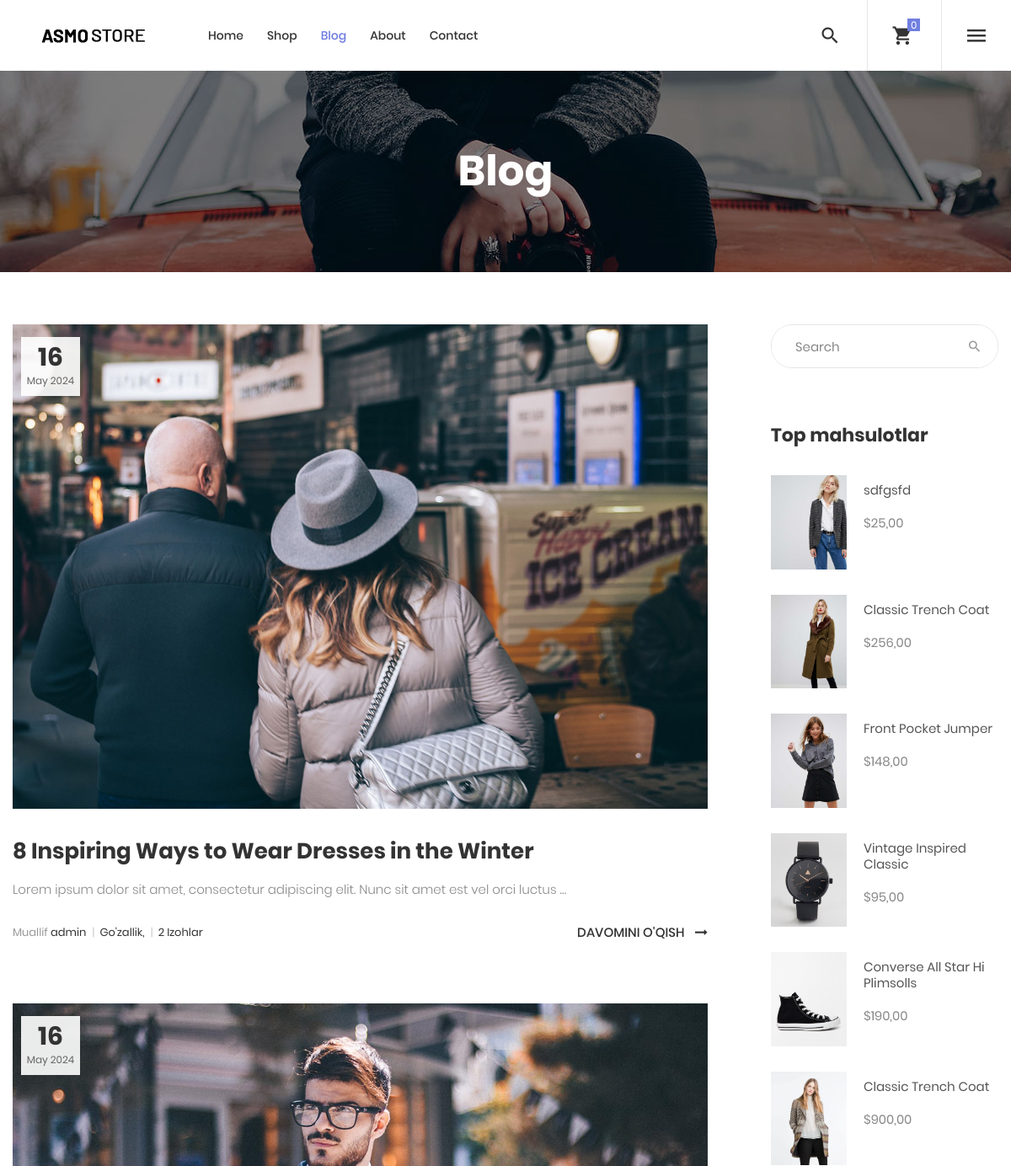
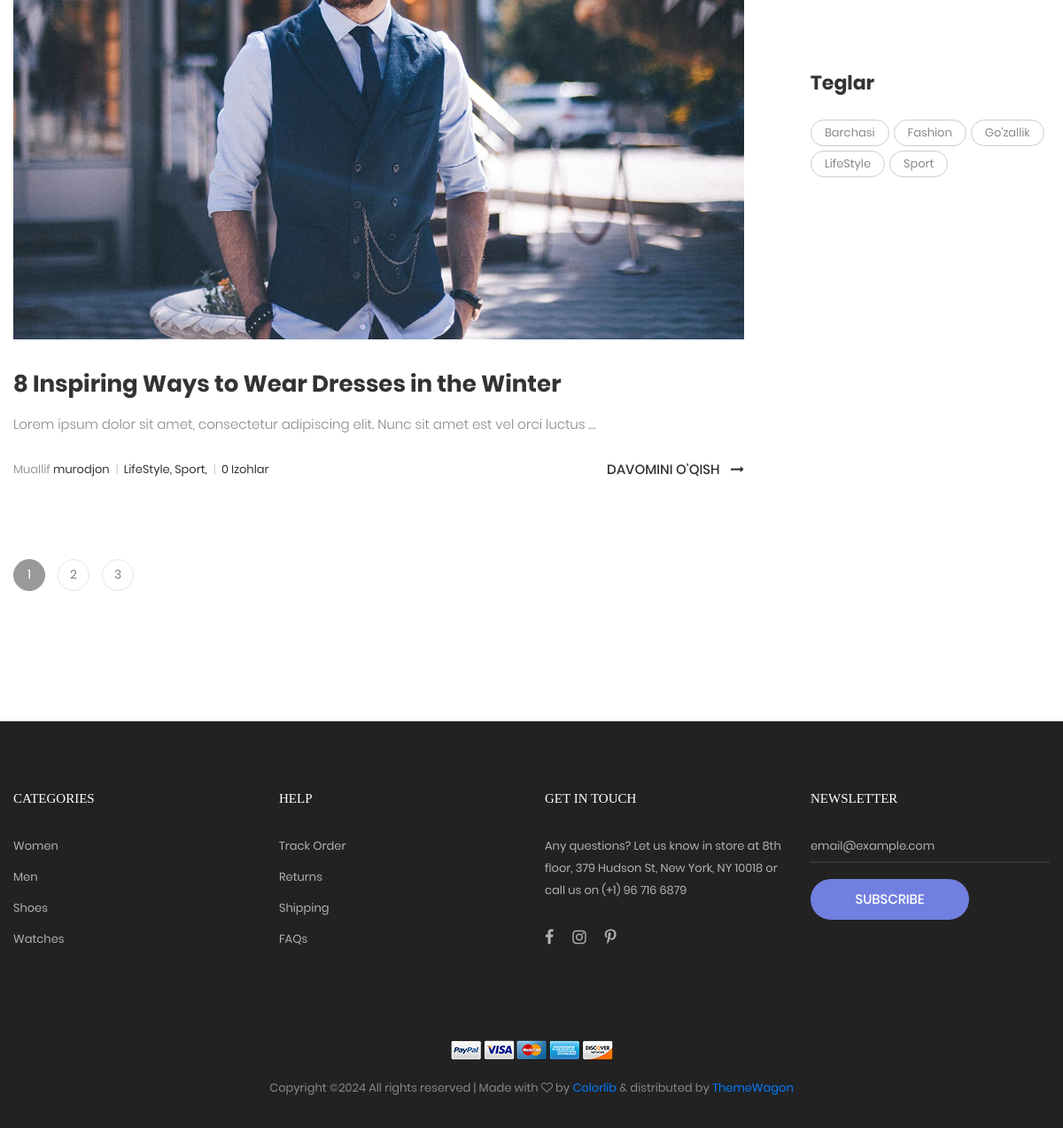
The app's page /blogs/ with its own data (2 pictures, top to bottom).
### asmo/models.py (models this page shows, shortened)
class BlogPost(models.Model):
    author = models.ForeignKey(User, on_delete=models.CASCADE, verbose_name='Maqola muallifi')
    title = models.CharField(max_length=255, verbose_name='Maqola nomi')
    content = models.TextField(verbose_name='Maqola matni')
    date = models.DateTimeField(auto_now_add=True, verbose_name='Vaqti')
    image = models.ImageField(upload_to='blog/', verbose_name='Maqola rasmi')
    tag = models.ManyToManyField(BlogTags, verbose_name='Tag')
    slug = models.SlugField()
    class Meta:
        verbose_name = 'Maqola '
        verbose_name_plural = 'Maqolalar '

class BlogTags(models.Model):
    tag = models.CharField(max_length=50, verbose_name='Tag')
    slug = models.SlugField()
    class Meta:
        verbose_name = 'Tag '
        verbose_name_plural = 'Teglar '

class Product(models.Model):
    name = models.CharField(max_length=100, verbose_name='Mahsulot nomi')
    description = models.TextField(verbose_name='Mahsulot tasnifi')
    price = models.DecimalField(max_digits=10, decimal_places=2, verbose_name='Mahsulot narxi')
    category = models.ForeignKey(Category, on_delete=models.CASCADE, verbose_name='Mahsulot kategoriyasi')
    image = models.ImageField(upload_to='products/', verbose_name='Mahsulot rasmi')
    image1 = models.ImageField(upload_to='products/', verbose_name='Mahsulot rasmi')
    image2 = models.ImageField(upload_to='products/', verbose_name='Mahsulot rasmi')
    brand = models.ForeignKey(Brand, on_delete=models.CASCADE, verbose_name='Mahsulot brendi')
    size = models.ManyToManyField(Size, verbose_name='Mahsulot o\'lchami', blank=True)
    color = models.ManyToManyField(Color, verbose_name='Mahsulot rangi')
    weight = models.FloatField(null=True, blank=True, verbose_name='Mahsulot og\'irligi', validators=[MinValueValidator(0.0)])
    materials = models.CharField(max_length=100, verbose_name='Mahsulot materiali')
    sort = models.ForeignKey(Sort, on_delete=models.CASCADE, verbose_name='Mahsulot turi', null=True, blank=True)
    quantity = models.IntegerField(default=0, verbose_name='Mahsulot soni')
    slug = models.SlugField()
    class Meta:
        verbose_name = 'Mahsulot '
        verbose_name_plural = 'Mahsulotlar'

### asmo/views.py (the view, shortened to what this page needs)
# urls.py: path('blogs/', views.blog, name='blogs'),
def blog(request):
    all_blogs = BlogPost.objects.all()
    paginator = Paginator(all_blogs, 2)
    page = request.GET.get('page')
    blogs = paginator.get_page(page)
    context = {
        'blogs': blogs,
        'blog_tags': BlogTags.objects.all(),
        'products_quantity': Product.objects.filter(Q(quantity__lte=10) & ~Q(image='')),
        'tags': BlogPost.objects.all(),
        'title': "Blog"
    }
    return render(request, 'asmo/blog.html', context)

### asmo/templates/asmo/blog.html (shortened to what this page needs)
{% extends 'base.html' %}
{% load static %}
{% block main %}
<section class="bg-img1 txt-center p-lr-15 p-tb-92" style="background-image: url('{% static 'images/bg-02.jpg' %}');">
    <h2 class="ltext-105 cl0 txt-center">
        {{ title }}
    </h2>
</section>
<section class="bg0 p-t-62 p-b-60">
    <div class="container">
        <div class="row">
            <div class="col-md-8 col-lg-9 p-b-80">
                <div class="p-r-45 p-r-0-lg">
                    {% if blogs %}
                    {% for blog in blogs %}
                    <div class="p-b-63">
                        <a href="{% url 'blog_detail' blog.slug %}" class="hov-img0 how-pos5-parent">
                            <img src="{{ blog.image.url }}" alt="IMG-BLOG">
                            <div class="flex-col-c-m size-123 bg9 how-pos5">
									<span class="ltext-107 cl2 txt-center">
										{{ blog.date|date:"d" }}
									</span>
                                <span class="stext-109 cl3 txt-center">
										{{ blog.date|date:"F Y" }}
									</span>
                            </div>
                        </a>
                        <div class="p-t-32">
                            <h4 class="p-b-15">
                                <a href="{% url 'blog_detail' blog.slug %}" class="ltext-108 cl2 hov-cl1 trans-04">
                                    {{ blog.title }}
                                </a>
                            </h4>
                            <p class="stext-117 cl6">
                                {{ blog.content|truncatewords_html:15}}
                            </p>
                            <div class="flex-w flex-sb-m p-t-18">
									<span class="flex-w flex-m stext-111 cl2 p-r-30 m-tb-10">
										<span>
											<span class="cl4">Muallif</span> {{ blog.author }}
											<span class="cl12 m-l-4 m-r-6">|</span>
										</span>
										<span>
                                            {% for tag in blog.tag.all %}
											 {{ tag.tag }},
                                            {% endfor %}
											<span class="cl12 m-l-4 m-r-6">|</span>
										</span>
										<span>
											{{ blog.blogreview_set.count }} Izohlar
										</span>
									</span>
                                <a href="{% url 'blog_detail' blog.slug %}" class="stext-101 cl2 hov-cl1 trans-04 m-tb-10">
                                    Davomini o'qish
                                    <i class="fa fa-long-arrow-right m-l-9"></i>
                                </a>
                            </div>
                        </div>
                    </div>
                    {% endfor %}
                    {% endif %}
                    <div class="flex-l-m flex-w w-full p-t-10 m-lr--7">
                        {% for num in blogs.paginator.page_range %}
                        {% if blogs.number == num %}
                        <span class="flex-c-m how-pagination1 trans-04 m-all-7 active-pagination1">{{ num }}</span>
                        {% else %}
                        <a href="?page={{ num }}" class="flex-c-m how-pagination1 trans-04 m-all-7">
                            {{ num }}
                        </a>
                        {% endif %}
                        {% endfor %}
                    </div>
                </div>
            </div>
            <div class="col-md-4 col-lg-3 p-b-80">
                <div class="side-menu">
                    <div class="bor17 of-hidden pos-relative">
                        <input class="stext-103 cl2 plh4 size-116 p-l-28 p-r-55" type="text" name="search"
                               placeholder="Search">
                        <button class="flex-c-m size-122 ab-t-r fs-18 cl4 hov-cl1 trans-04">
                            <i class="zmdi zmdi-search"></i>
                        </button>
                    </div>
                    <div class="p-t-65">
                        <h4 class="mtext-112 cl2 p-b-33">
                            Top mahsulotlar
                        </h4>
                        <ul>
                            {% for product in products_quantity %}
                            <li class="flex-w flex-t p-b-30">
                                <a href="#" class="wrao-pic-w size-214 hov-ovelay1 m-r-20">
                                    <img style="max-width: 90px" src="{{ product.image.url }}" alt="MAHSULOT">
                                </a>
                                <div class="size-215 flex-col-t p-t-8">
                                    <a href="#" class="stext-116 cl8 hov-cl1 trans-04">
                                        {{ product.name }}
                                    </a>
                                    <span class="stext-116 cl6 p-t-20">
                        ${{ product.price }}
                    </span>
                                </div>
                            </li>
                            {% endfor %}
                        </ul>
                    </div>
                    <div class="p-t-50">
                        <h4 class="mtext-112 cl2 p-b-27">
                            Teglar
                        </h4>
                        <div class="flex-w m-r--5">
                            <a href="{% url 'blogs' %}"
                               class="flex-c-m stext-107 cl6 size-301 bor7 p-lr-15 hov-tag1 trans-04 m-r-5 m-b-5">
                                Barchasi
                            </a>
                            {% for tag in blog_tags %}
                            <a href="{% url 'blogs_tag' tag.slug %}"
                               class="flex-c-m stext-107 cl6 size-301 bor7 p-lr-15 hov-tag1 trans-04 m-r-5 m-b-5">
                                {{ tag.tag }}
                            </a>
                            {% endfor %}
                        </div>
                    </div>
                </div>
            </div>
        </div>
    </div>
</section>
{% endblock main %}

### static/css/main.css (style rules this page uses)
.container { max-width: 1380px; }
@media (max-width: 1600px) { .container { max-width: 1200px; } }
.cl0 { color: #fff; }
.cl2 { color: #333; }
.cl3 { color: #666; }
.cl4 { color: #999; }
.cl6 { color: #888; }
.cl8 { color: #555; }
.cl12 { color: #ccc; }
.stext-101 { font-family: Poppins-Medium; font-size: 15px; line-height: 1.466667; text-transform: uppercase; }
.stext-103 { font-family: Poppins-Regular; font-size: 15px; line-height: 1.466667; }
.stext-107 { font-family: Poppins-Regular; font-size: 13px; line-height: 1.923; }
.stext-109 { font-family: Poppins-Regular; font-size: 12px; line-height: 1.833333; }
.stext-111 { font-family: Poppins-Regular; font-size: 13px; line-height: 1.6923; }
.stext-116 { font-family: Poppins-Regular; font-size: 15px; line-height: 1.266667; }
.stext-117 { font-family: Poppins-Light; font-size: 15px; line-height: 1.666667; }
.mtext-112 { font-family: Poppins-Bold; font-size: 22px; line-height: 1.333333; }
.ltext-105 { font-family: Poppins-Bold; font-size: 50px; line-height: 1.1; }
.ltext-107 { font-family: Poppins-Bold; font-size: 30px; line-height: 1.1; }
.ltext-108 { font-family: Poppins-Bold; font-size: 26px; line-height: 1.3846; }
.size-116 { width: 100%; height: 50px; }
.size-122 { width: 55px; height: 100%; }
.size-123 { width: 70px; min-height: 70px; }
.size-214 { width: 90px; }
.size-215 { width: calc(100% - 110px); }
.size-301 { min-height: 30px; }
.bg0 { background-color: #fff; }
.bg9 { background-color: rgba(255,255,255,0.9); }
.bg-img1 { background-size: cover; background-position: center center; background-repeat: no-repeat; }
.bor7 { border: 1px solid #ccc; border-radius: 15px; }
.bor17 { border: 1px solid #e6e6e6; border-radius: 25px; }
.how-pagination1 { font-family: Poppins-Regular; font-size: 14px; color: #808080; width: 36px; height: 36px; border-radius: 50%; border: 1px solid #e6e6e6; }
.active-pagination1 { background-color: #999; border-color: #999; color: #fff; }
.how-pos5-parent { position: relative; }
.how-pos5 { position: absolute; top: 15px; left: 10px; }
.hov-img0 { display: block; overflow: hidden; }
.hov-img0 img { width: 100%; -webkit-transition: transform 0.9s ease; -o-transition: transform 0.9s ease; -moz-transition: transform 0.9s ease; transition: transform 0.9s ease; }
.hov-ovelay1 { position: relative; }
.hov-ovelay1::after { content: ""; display: block; position: absolute; width: 100%; height: 100%; top: 0; left: 0; background: rgba(103,117,214,0.8); opacity: 0; transition: all 0.3s; -webkit-transition: all 0.3s; -o-transition: all 0.3s; -moz-transition: all 0.3s; }

### records on screen
BlogPost: image (picture), date "16", date "May 2024", title "8 Inspiring Ways to Wear Dresses in the Winter", content "Lorem ipsum dolor sit amet, consectetur adipiscing elit. Nunc sit amet est vel orci luctus …", author "admin", blogreview_set.count "2"
BlogTags: tag "Go'zallik"
BlogPost: image (picture), date "16", date "May 2024", title "8 Inspiring Ways to Wear Dresses in the Winter", content "Lorem ipsum dolor sit amet, consectetur adipiscing elit. Nunc sit amet est vel orci luctus …", author "murodjon", blogreview_set.count "0"
BlogTags: tag "LifeStyle"
BlogTags: tag "Sport"
Product: image (picture), name "sdfgsfd", price "25,00"
Product: image (picture), name "Classic Trench Coat", price "256,00"
Product: image (picture), name "Front Pocket Jumper", price "148,00"
Product: image (picture), name "Vintage Inspired Classic", price "95,00"
Product: image (picture), name "Converse All Star Hi Plimsolls", price "190,00"
Product: image (picture), name "Classic Trench Coat", price "900,00"
BlogTags: tag "Fashion"

### other values on screen
{{ title }} "Blog"
{{ num }} "1"
{{ num }} "2" "3"
